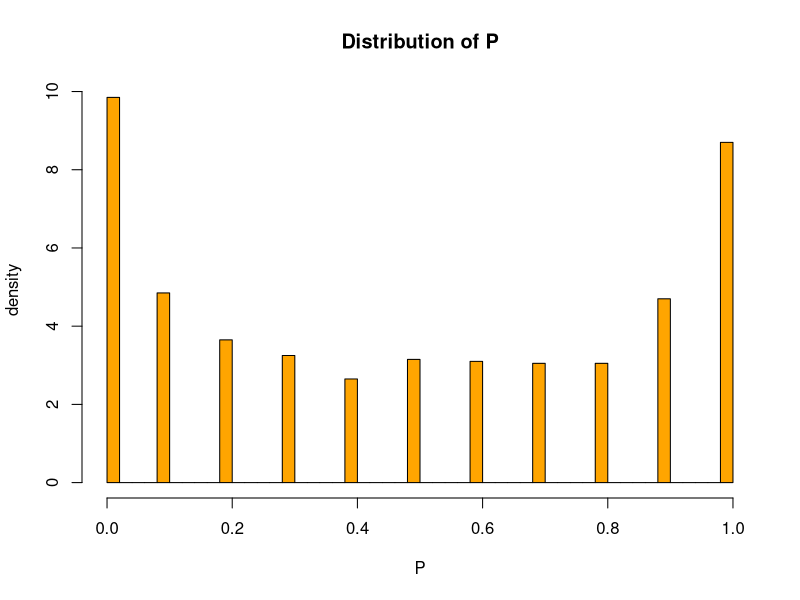

Source code (R): (Note: a time limit stopped this script after it produced the figure.)

num_P <- 1000 #number of P values calculated
experiment_size <- 1000 #number of simulations for each calculation of P
deltaT <- 0.1  #small time increment; also variance
numSteps <- 1/deltaT #number of random increments
p_values <- numeric(experiment_size)    #create an array of P value


for(j in 1 : experiment_size){     #compute P
  cumulationSum <- 0 #sum of Temperature
  successCount <- 0  #above zero time
  print(j/experiment_size) # progress marker
  for(i in 1 : numSteps){
  deltaY1 <- rnorm(1,mean=0,sd=sqrt(deltaT))   # random increments(follow normal distribution)
  cumulationSum <- cumulationSum + deltaY1  #sum of the increments
    if(cumulationSum>0)                 #count successful time period
    {
      successCount <- successCount + 1      
    }
  }
  p_values[j] <- successCount/numSteps   #probabilty of above zero, stored in p_values
}

hist(p_values, breaks = 50, probability = TRUE, col = "orange",main="Distribution of P",xlab ="P",
     ylab="density")


num_T <- 1000 #number of Tmax calculated
deltaT <- 0.00001  #small time increment; also variance
numSteps <- 1/deltaT #number of random increments
maxT <- numeric(num_T)   # array of Tmax

for(i in 1:num_T){   #calculate all the Tmaxs
  if(((i/num_T)*100)%%10 ==0)
    print(i/num_T)
curr_Tmax <- 0
curr_T <- 0
  for(j in 1:numSteps){    #calculate one Tmax
    deltaY2 <- rnorm(1,mean=0,sd=sqrt(deltaT))
    curr_T <- curr_T + deltaY2
    curr_Tmax <- max(curr_T,curr_Tmax)
  }
maxT[i] = curr_Tmax     #store result into array
}
hist(maxT, breaks = 50, probability = TRUE, col = "orange",main="Distribution of Tmax",xlab ="Tmax",
     ylab="density")
